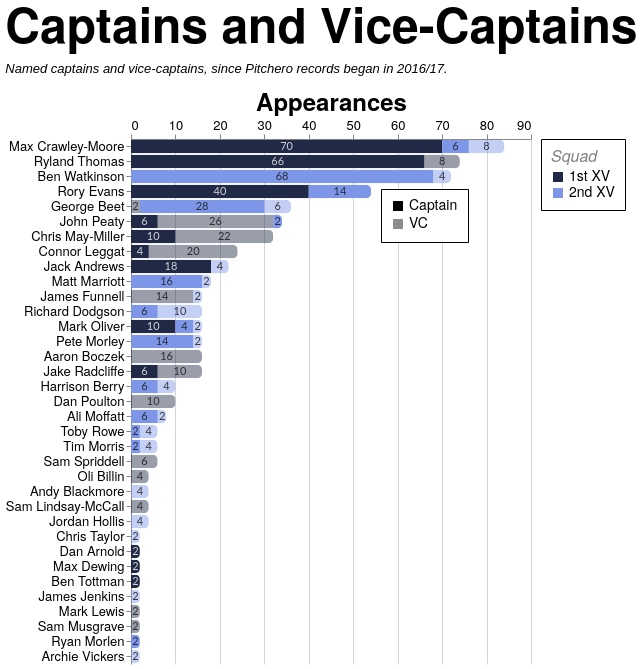

Source (Vega-Lite JSON):
### Vega-Lite specification from a JSON file in a GitHub repository (floating-point values rounded to 4 significant figures; data arrays with more than 128 entries replaced by an {"elided": "..."} marker saying what was removed)
{"config": {"axis": {"labelFont": "PT Sans Narrow, Helvetica Neue, Helvetica, Arial, sans-serif", "titleFont": "PT Sans Narrow, Helvetica Neue, Helvetica, Arial, sans-serif", "labelFontSize": 13, "titleFontSize": 24, "gridColor": "#202947", "gridOpacity": 0.2, "zindex": 1}, "text": {"font": "Lato, sans-serif"}, "bar": {"cornerRadiusEnd": 5}, "header": {"labelFont": "PT Sans Narrow, Helvetica Neue, Helvetica, Arial, sans-serif", "titleFont": "PT Sans Narrow, Helvetica Neue, Helvetica, Arial, sans-serif", "labelFontSize": 24, "titleFontSize": 28, "labelFontWeight": "bold", "orient": "left"}, "legend": {"labelFont": "PT Sans Narrow, Helvetica Neue, Helvetica, Arial, sans-serif", "titleFont": "PT Sans Narrow, Helvetica Neue, Helvetica, Arial, sans-serif", "labelFontSize": 14, "titleFontSize": 16, "titlePadding": 5, "fillColor": "white", "strokeColor": "black", "padding": 10, "titleFontWeight": "lighter", "titleFontStyle": "italic", "titleColor": "gray", "offset": 10}, "title": {"font": "PT Sans Narrow, Helvetica Neue, Helvetica, Arial, sans-serif", "fontSize": 48, "fontWeight": "bold", "anchor": "start", "align": "center", "titlePadding": 20, "subtitlePadding": 10, "subtitleFontSize": 13, "subtitleColor": "", "subtitleFontStyle": "italic", "offset": 15, "color": "black"}, "axisX": {"labelAngle": 0}, "facet": {"title": null, "header": null, "align": {"row": "each", "column": "each"}}, "resolve": {"scale": {"y": "independent", "facet": "independent"}}, "background": "transparent", "scale": {"offsetBandPaddingOuter": 0.2, "offsetBandPaddingInner": 0.1}, "view": {"stroke": null, "background": "transparent"}}, "layer": [{"mark": {"type": "bar"}, "encoding": {"color": {"field": "squad", "legend": {"labelExpr": "datum.value + ' XV'", "orient": "right", "title": "Squad"}, "scale": {"domain": ["1st", "2nd"], "range": ["#202946", "#7d96e8"]}, "sort": ["1st", "2nd"], "type": "nominal"}, "opacity": {"field": "role", "legend": {"legendX": 250, "legendY": 50, "orient": "none", "title": null}, "scale": {"domain": ["Captain", "VC"], "range": [1.0, 0.45]}, "sort": ["Captain", "VC"], "type": "nominal"}, "order": {"field": "stack_order", "sort": "ascending", "type": "quantitative"}, "tooltip": [{"field": "player", "title": "Player", "type": "nominal"}, {"field": "squad", "title": "Squad", "type": "nominal"}, {"field": "role", "title": "Role", "type": "nominal"}, {"field": "games_agg", "title": "Games", "type": "quantitative"}], "x": {"axis": {"orient": "top", "title": "Appearances"}, "field": "games_agg", "stack": "zero", "type": "quantitative"}, "y": {"field": "player", "sort": {"field": "player_total", "op": "max", "order": "descending"}, "title": null, "type": "nominal"}}, "transform": [{"aggregate": [{"op": "sum", "field": "games", "as": "games_agg"}, {"op": "max", "field": "player_total", "as": "player_total"}], "groupby": ["player", "squad", "role", "stack_order"]}]}, {"mark": {"type": "text", "align": "center", "baseline": "middle", "fontSize": 11, "opacity": 0.8}, "encoding": {"color": {"field": "label_color", "legend": null, "scale": null, "type": "nominal"}, "text": {"field": "games_agg", "format": ".0f", "type": "quantitative"}, "x": {"field": "x_mid", "type": "quantitative"}, "y": {"field": "player", "sort": {"field": "player_total", "op": "max", "order": "descending"}, "title": null, "type": "nominal"}}, "transform": [{"aggregate": [{"op": "sum", "field": "games", "as": "games_agg"}, {"op": "max", "field": "player_total", "as": "player_total"}], "groupby": ["player", "squad", "role", "stack_order"]}, {"groupby": ["player"], "stack": "games_agg", "sort": [{"field": "stack_order", "order": "ascending"}], "as": ["x0", "x1"]}, {"calculate": "(datum.x0 + datum.x1) / 2", "as": "x_mid"}, {"calculate": "datum.squad === '1st' && datum.role === 'Captain' ? '#ffffff' : '#111111'", "as": "label_color"}]}], "data": {"name": "data-cbfeadd19a943ea59157717d4e692e3d"}, "height": {"step": 15}, "title": {"text": "Captains and Vice-Captains", "subtitle": "Named captains and vice-captains, since Pitchero records began in 2016/17."}, "transform": [{"joinaggregate": [{"op": "sum", "field": "games", "as": "player_total"}], "groupby": ["player"]}], "width": 400, "$schema": "https://vega.github.io/schema/vega-lite/v5.20.1.json", "datasets": {"data-cbfeadd19a943ea59157717d4e692e3d": {"elided": "197 records"}}}
